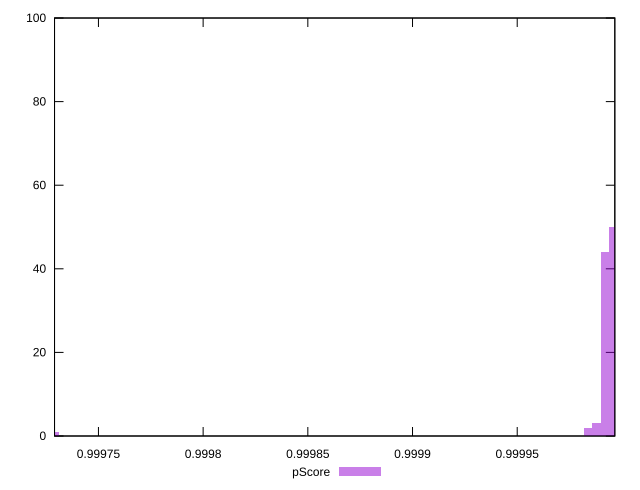

This chart was generated by the following gnuplot code:
reset

$pScore <<EOF
0.9999959642771933 50
0.9999919191333504 44
0.9999878739895074 3
0.9997289847835572 1
0.9999838288456644 2
EOF

set key outside below
set boxwidth 0.0000040451438429717095
set xrange [0.9997290304263857:0.9999966148592822]
set yrange [0:100]
set trange [0:100]
set style fill transparent solid 0.5 noborder
set terminal svg size 640, 490 enhanced background rgb 'white'
set output "report_00022_2021-02-20T12:08:46.964Z/bootup-time/samples/pages+cached+noadtech/pScore/histogram.svg"

plot $pScore title "pScore" with boxes

reset
